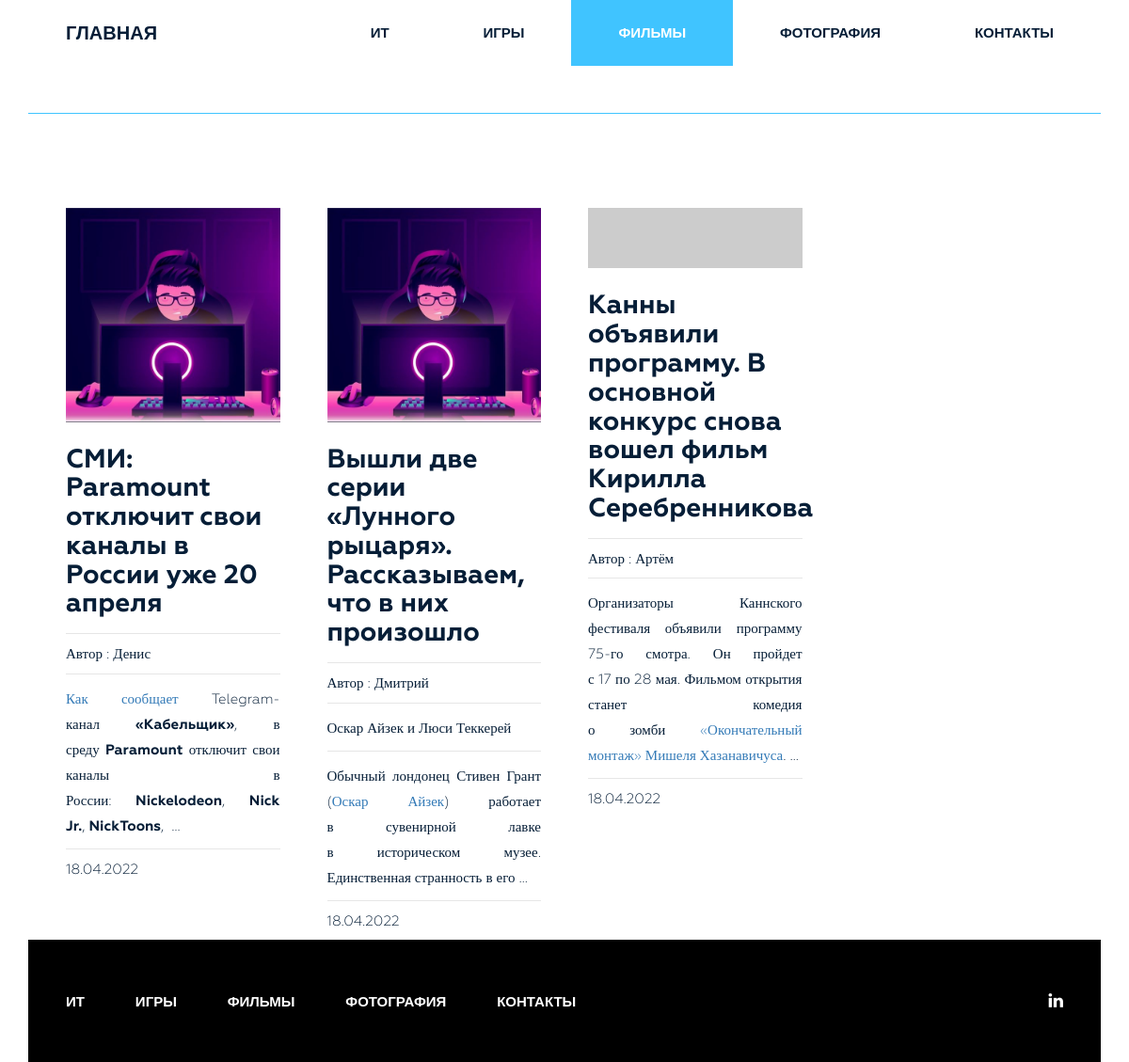
/category/filmy/, run on the app's committed database.
### blog/models.py (models this page shows, shortened)
class Category(models.Model):
    title = models.CharField(max_length=255)
    slug = models.SlugField(max_length=255, verbose_name='url', unique=True)
    def __str__(self):
        return self.title
    def get_absolute_url(self):
        return reverse('category', kwargs={"slug": self.slug})
    class Meta:
        verbose_name = 'Категория(ю)'
        verbose_name_plural = 'Категории'
        ordering = ['title']

class Post(models.Model):
    title = models.CharField(max_length=255)
    slug = models.SlugField(max_length=255, verbose_name='url', unique=True)
    author = models.CharField(max_length=255)
    content = models.TextField(blank=True)
    created_at = models.DateTimeField(auto_now_add=True, verbose_name='Опубликовано')
    photo = models.ImageField(upload_to='photos/%Y/%m/%d', blank=True)
    views = models.IntegerField(default=0, verbose_name='Кол-во просмотров')
    category = models.ForeignKey(Category, on_delete=models.PROTECT, related_name='posts')
    tags = models.ManyToManyField(Tag, blank=True, related_name='posts')
    def get_absolute_url(self):
        return reverse('post', kwargs={"slug": self.slug})
    class Meta:
        verbose_name = 'Статья(ю)'
        verbose_name_plural = 'Статьи'
        ordering = ['-created_at']

### blog/views.py (the view)
# urls.py: path('category/<str:slug>/', PostByCategory.as_view(), name='category'),
class PostByCategory(ListView):
    template_name = 'blog/category.html'
    context_object_name = 'posts'
    paginate_by = 4
    allow_empty = False
    def get_queryset(self):
        return Post.objects.filter(category__slug=self.kwargs['slug'])
    def get_context_data(self, *, object_list=None, **kwargs):
        context = super().get_context_data(**kwargs)
        context['title'] = Category.objects.get(slug=self.kwargs['slug'])
        return context

### blog/templatetags/menu.py (called while the page is built)
@register.inclusion_tag('blog/menu_tpl.html')
def show_menu(menu_class='menu'):
    categories = Category.objects.all()
    return {"categories": categories, "menu_class": menu_class}

### blog/templates/blog/category.html (shortened to what this page needs)
{% extends 'base.html' %}
{% load static %}
{% load popular %}
{% block content %}
<section class="blog-post-area">
    <div class="container">
        <div class="border-top" style="border-top: 1px solid #40c4ff;"></div>
        <div class="row">
            <div class="blog-post-area-style">
                {% for post in posts %}
                <div class="col-md-3">
                    <div class="single-post">
                        {% if post.photo %}
                        <img src="{{ post.photo.url }}" alt="{{ post.title }}">
                        {% else %}
                        <img src="https://picsum.photos/id/1060/300/201/?blur=2" alt="{{ post.title }}">
                        {% endif %}
                        <h3><a href="{{ post.get_absolute_url }}">{{ post.title }}</a></h3>
                        <h4><span>Автор : <span class="author-name">{{ post.author }}</span></span>
                        </h4>
                        {{ post.content|truncatewords_html:20|safe }}
                        <h4><span>{{ post.created_at|date:"d.m.Y" }}</span></h4>
                    </div>
                </div>
                {% endfor %}
            </div>
        </div>
    </div>
</section>
{% endblock %}

### blog/templates/blog/menu_tpl.html
<div class="{{ menu_class }}">
    <ul>
        {% for item in categories %}
        <li><a href="{{ item.get_absolute_url }}">{{ item.title }}</a></li>
        {% endfor %}
        <li><a href="{% url 'contact' %}">Контакты</a></li>
    </ul>
</div>

### siteblog/static/css/contact.css (style rules this page uses)
* { box-sizing: border-box; }

### siteblog/static/style.css (style rules this page uses)
.wrapper header.header .menu { margin: 0 }
.wrapper header.header .menu ul { float: right; margin: 0; padding: 0; margin-right: 4px; }
.wrapper header.header .menu ul li { display: inline-block; list-style: outside none none; margin: 0 -4px 0 0; }
.wrapper header.header .menu ul li a { color: rgb(6, 30, 55); font-family: "Raleway", sans-serif; font-size: 15px; font-weight: 600; line-height: 70px; padding: 26px 50px; text-decoration: none; text-transform: uppercase; }
.wrapper header.header .menu ul li.active a { background: #40c4ff; color: #fff; }
section.blog-post-area { margin-top: 50px; }
section.blog-post-area img { width: 100%; }
section.blog-post-area .single-post { padding-right: 20px; margin: 100px 0px 0px; }
section.blog-post-area h4 span { font-family: Geometria; font-weight: 400; font-size: 15px; color: #061e37; text-decoration: none; }
section.blog-post-area h4 span.author-name { font-weight: 500; }
.blog-post-area .single-post h3 a { font-family: Geometria; font-size: 28px; font-weight: 700; text-decoration: none; color: #061e37; }
.blog-post-area .single-post p { color: #061e37; font-family: Geometria; font-size: 15px; font-weight: 400; line-height: 27px; padding-top: 14px; position: relative; text-align: justify; }
.blog-post-area .single-post h4 { margin-bottom: 12px; padding-top: 10px; position: relative; }
.blog-post-area .single-post h4::before { background: #e6e6e6 none repeat scroll 0 0; content: ""; height: 1px; position: absolute; top: 0; width: 100%; }
.blog-post-area .single-post p::before { background: #e6e6e6 none repeat scroll 0 0; content: ""; height: 1px; position: absolute; top: 0; width: 100%; }
.blog-post-area .single-post h3 { margin: 25px 0 15px; }
.blog-post-area .blog-post-area-style { margin: 0 20px 0 40px; }
.wrapper footer.footer .footer-menu { margin: 0 }
.wrapper footer.footer .footer-menu ul { line-height: 130px; margin: 0; padding: 0; }
.wrapper footer.footer .footer-menu ul li { display: inline; list-style: outside none none; margin: 0; padding: 30px 0px; }
.wrapper footer.footer .footer-menu ul li a { color: #fff; font-family: "Raleway", sans-serif; font-size: 15px; font-weight: 600; line-height: 70px; margin-left: 40px; padding: 26px 10px 26px 0; text-decoration: none; text-transform: uppercase; }

### data on the page
Category: title "ИТ"
Category: title "ИГРЫ"
Category: title "ФИЛЬМЫ"
Category: title "ФОТОГРАФИЯ"
Post: photo (picture), title "СМИ: Paramount отключит свои каналы в России уже 20 апреля", author "Денис", content "Как сообщает Telegram-канал «Кабельщик» , в среду Paramount отключит свои каналы в России: Nickelodeon , Nick Jr. , NickToons , …", created_at "18.04.2022"
Post: photo (picture), title "Вышли две серии «Лунного рыцаря». Рассказываем, что в них произошло", author "Дмитрий", content "Оскар Айзек и Люси Теккерей Обычный лондонец Стивен Грант ( Оскар Айзек ) работает в сувенирной лавке в историческом музее. Единственная странность в его …", created_at "18.04.2022"
Post: title "Канны объявили программу. В основной конкурс снова вошел фильм Кирилла Серебренникова", author "Артём", content "Организаторы Каннского фестиваля объявили программу 75-го смотра. Он пройдет с 17 по 28 мая. Фильмом открытия станет комедия о зомби «Окончательный монтаж» Мишеля Хазанавичуса . …", created_at "18.04.2022"
